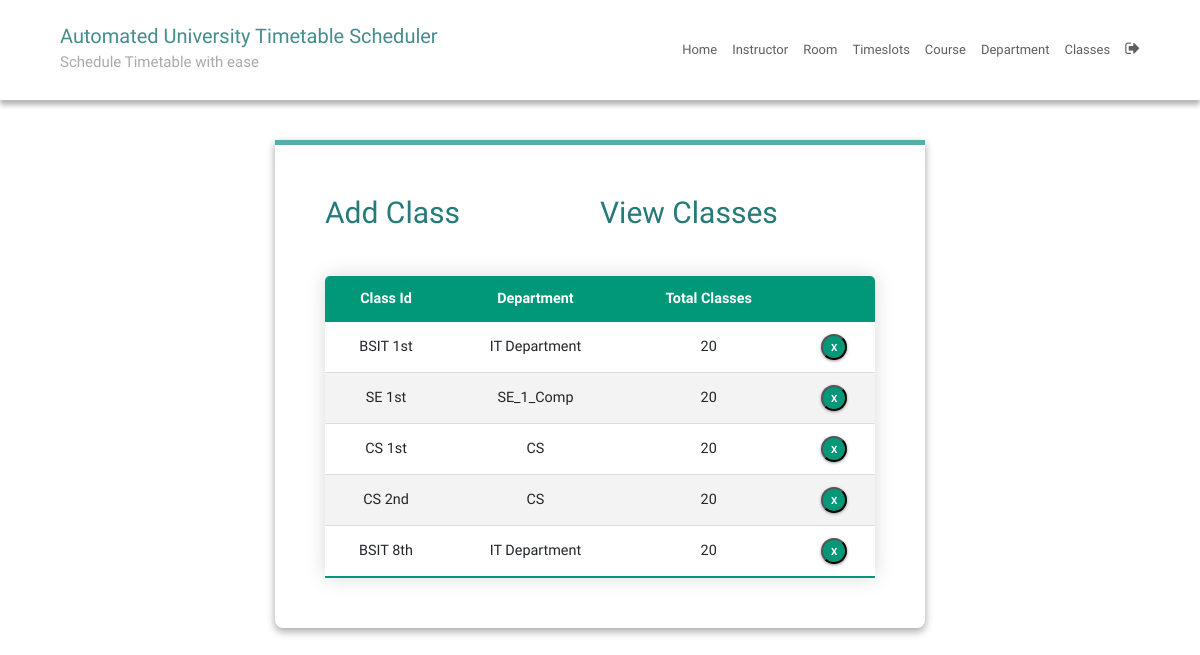
/sectionEdit/ (signed in), run on an earlier commit of the app's database.
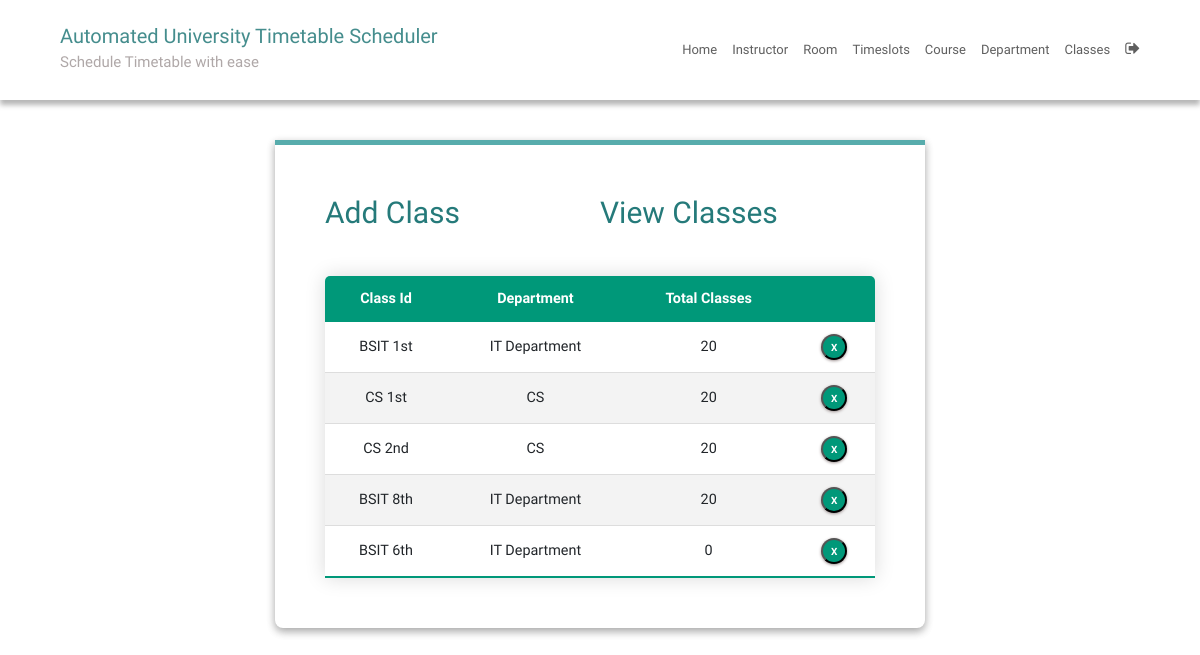
And on a later commit of the database.
### SchedulerApp/models.py (models this page shows, shortened)
class Section(models.Model):
    section_id = models.CharField(max_length=25, primary_key=True)
    department = models.ForeignKey(Department, on_delete=models.CASCADE) # linking with departmant
    num_class_in_week = models.IntegerField(default=0)
    courses = models.ManyToManyField(Course)

class Department(models.Model):
    dept_name = models.CharField(max_length=50)
    def __str__(self):
        return self.dept_name

### SchedulerApp/views.py (the view)
# urls.py: path("sectionEdit/", sectionEdit, name="sectionEdit"),
@login_required
def sectionEdit(request):
    context = {"sections": Section.objects.all()}
    return render(request, "sectionEdit.html", context)

### SchedulerApp/templatetags/index.py (called while the page is built)
@register.tag
def active(parser, token):
    args = token.split_contents()
    template_tag = args[0]
    if len(args) < 2:
        raise (template.TemplateSyntaxError, f'{template_tag} tag requires at least one argument')
    return NavSelectedNode(args[1:])

    def render(self, context):
        path = context['request'].path
        for p in self.patterns:
            pValue = template.Variable(p).resolve(context)
            if path == pValue:
                return 'active'
        return ''

### templates/sectionEdit.html (shortened to what this page needs)
{% extends 'base.html' %}
{% block content %}
{% load static %}
<fieldset class="fieldset">
  <div class="tablink">
    <a href="{% url 'sectionAdd'%}">
      <h1 onclick="openPage('new')" id="defaultOpen">Add Class</h1>
    </a>
    <h1 onclick="openPage('edit')" id="link_to_edit">View Classes</h1>
  </div>
  <div class="tabcontent" id="edit">
    <table class="editTable">
      <thead>
        <tr class="table-headers">
          <th>Class Id</th>
          <th>Department</th>
          <th>Total Classes</th>
          <th class="empty"></th>
        </tr>
      </thead>
      <tbody>
        {% for sec in sections %}
        <tr>
          <td>{{sec.section_id}}</td>
          <td>{{sec.department}}</td>
          <td>{{sec.num_class_in_week }}</td>
          <td class="empty">
            <form action="{% url 'deletesection' sec.section_id %}" method="post">
              <input type="submit" value="X" class="cross">
            </form>
          </td>
        </tr>
        {% endfor %}
      </tbody>
    </table>
  </div>
</fieldset>
{% endblock %}

What changed in the data, as far as the page shows it:
removed Section: section_id "SE 1st", department "SE_1_Comp", num_class_in_week "20"
added Section: section_id "BSIT 6th", department "IT Department", num_class_in_week "0"
